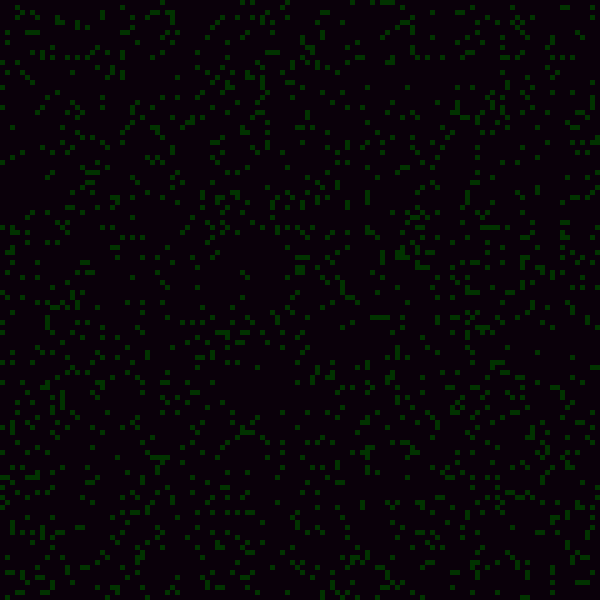
Frame 1 (no input)
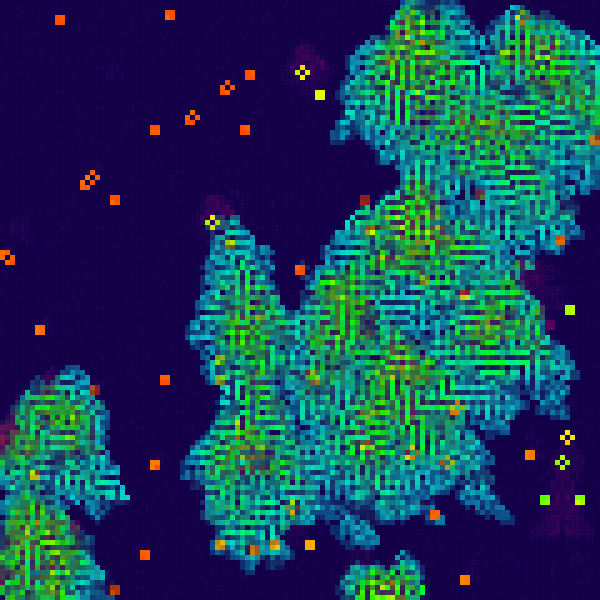
Frame 60 (no input)
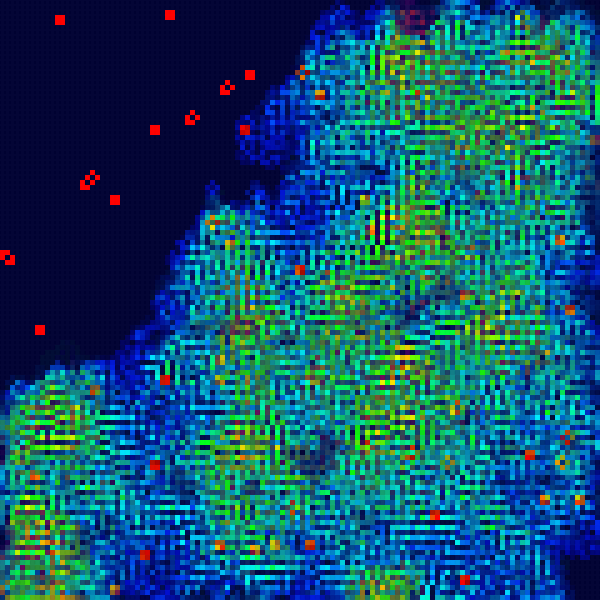
Frame 120 (the mouse pressed at the canvas centre since frame 60)

The p5.js sketch that drew these frames (run headless with seeded random() and noise() and a simulated clock; from frame 60 on, the mouse is pressed at the canvas centre):

// p5.js sketch
// ── sketch.js
// Run server: Command line to parent dir and enter "python -m http.server" then open chrome
// 
// Inside vscode: ctrl-shift-p "live p5"

function make_2d_array(cols, rows) {
  let arr = new Array(cols);
  for (let i = 0; i < arr.length; i++) {
    arr[i] = new Array(rows);
  }
  return arr;
}

function copy_2d_array(prev_arr) {
  let arr = new Array(COLS);
  for (let i = 0; i < arr.length; i++) {
    arr[i] = prev_arr[i];
  }
  return arr;
}


let old_grid;
let new_grid;
let COLS; let ROWS;
let res = 5;
let SPAWN_RATE = 10;
let DO_WRAP = false;

function setup() {
  createCanvas(600, 600);
  background(0)
  colorMode(HSB, 360, 100, 100, 100)
  frameRate(60)

  COLS = width / res;
  ROWS = height / res;

  old_grid = make_2d_array(COLS, ROWS);
  for (let i = 0; i < COLS; i++) {
    for (let j = 0; j < COLS; j++) {
      let r = floor(random(0, 100));
      old_grid[i][j] = r < SPAWN_RATE ? new Cell(i, j, true) : new Cell(i, j, false);
    }
  }
}

// TODO: Save each frame as an image. Then gaussian blur it. 

function draw() {
  // Draw old grid   
  for (let i = 0; i < COLS; i++) {
    for (let j = 0; j < COLS; j++) {
      let x = i * res;
      let y = j * res;

      cell = old_grid[i][j]
      cell.update();

      // Always color 
      fill(cell.color);
      strokeWeight(0)
      rect(x, y, res, res)
    }
  }

  // Create new grid
  new_grid = copy_2d_array(old_grid);

  // Compute new cells based on old grid
  for (let i = 0; i < COLS; i++) {
    for (let j = 0; j < COLS; j++) {
      // Count alive neighbors
      let neighbor_cnt = count_neighbors(old_grid, i, j);

      // Decide new state
      // Rule 1: Under population || Rule 3: Over population
      if (neighbor_cnt < 2 || neighbor_cnt > 3) {
        new_grid[i][j].kill();
      }
      // Rule 4: Reproduction
      else if (neighbor_cnt == 3) {
        new_grid[i][j].revive();
      }
    }
  }
}

function count_neighbors(grid, c, r) {
  let sum = 0;
  for (let i = -1; i <= 1; i++) {
    for (let j = -1; j <= 1; j++) {
      if (i == 0 && j == 0) {
        continue;
      }
      let col = c + i;
      let row = r + j;

      // Wrap around edges
      if (DO_WRAP) {
        col = wrap_in_range(col, 0, COLS);
        row = wrap_in_range(row, 0, ROWS);
      }
      // Stop at edges
      else {
        if (col < 0 || col > COLS - 1) {
          continue;
        }
        if (row < 0 || row > ROWS - 1) {
          continue;
        }
      }

      if (grid[col][row].isAlive) {
        sum++;
      }
    }
  }
  return sum;
}

function wrap_in_range(val, min, max) {
  let size = max - min;
  val = val % size;
  if (val < min) {
    val = max + val;
  }
  return val;
}
// ── cell.js
class Cell {
    static ALIVE_INCREMENT = 1.5//1.5;
    static DEAD_DECREMENT = 1//1;

    // Hue
    static ALIVE_MIN_HUE = 120;
    static ALIVE_MAX_HUE = 0;
    static DEAD_MIN_HUE = 300; // 360
    static DEAD_MAX_HUE = 220; // 300

    // Value
    static DEAD_MIN_VALUE = 40;
    static DEAD_MAX_VALUE = 20;

    // Alpha
    static ALIVE_ALPHA = 20;
    static DEAD_ALPHA = 10;

    constructor(x, y, isAlive) {
        this.x = x;
        this.y = y;
        this.isAlive = isAlive;
        this.color = color(100, 100, 100);
        this.age = 0;
    }

    revive() {
        this.isAlive = true;
    }

    kill() {
        this.isAlive = false;
    }

    update() {
        let hue;
        if (this.isAlive) {
            this.age += Cell.ALIVE_INCREMENT;
            this.age = constrain(this.age, -100, 100);

            hue = map(this.age, 0, 100, Cell.ALIVE_MIN_HUE, Cell.ALIVE_MAX_HUE); // Green->red
            this.color = color(hue, 100, 100, Cell.ALIVE_ALPHA);
        }
        else {
            this.age -= Cell.DEAD_DECREMENT;
            this.age = constrain(this.age, -100, 100);

            hue = map(this.age, 0, -100, Cell.DEAD_MIN_HUE, Cell.DEAD_MAX_HUE); // Purple->teal 
            let value = map(this.age, 0, -100, Cell.DEAD_MIN_VALUE, Cell.DEAD_MAX_VALUE);
            this.color = color(hue, 100, value, Cell.DEAD_ALPHA);
        }
    }

}
